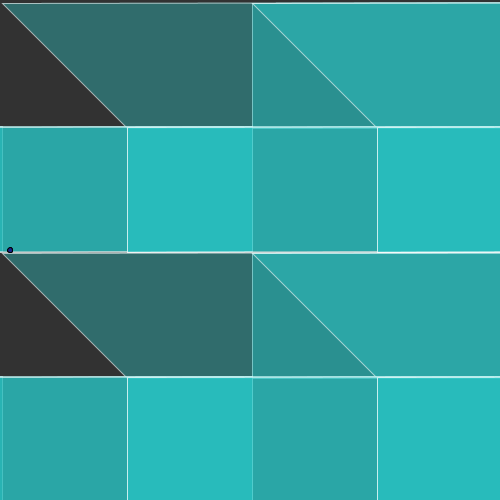
Frame 1 (no input)
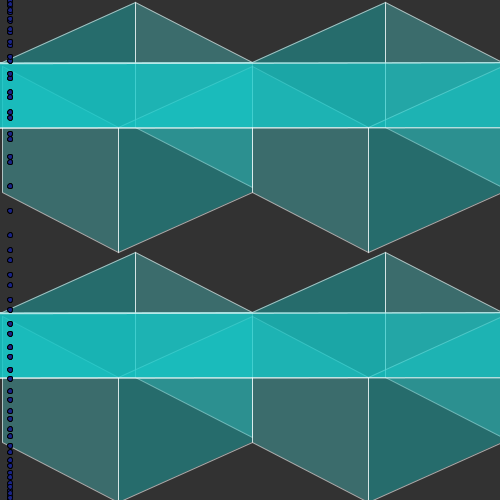
Frame 60 (the mouse pressed at the canvas centre just before this capture)
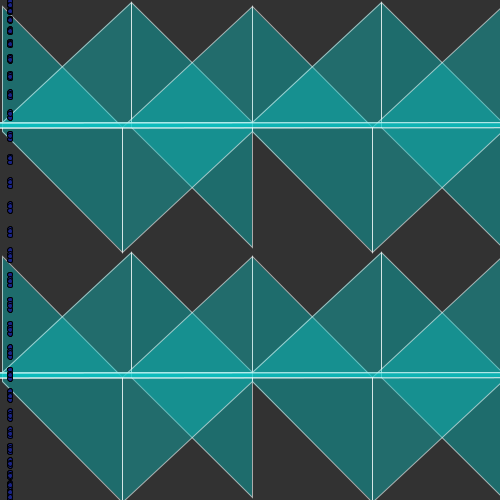
Frame 120 (the mouse held since frame 60 and released just before this capture)

The Processing sketch that drew these frames (run headless with seeded random() and noise(); from frame 60 on, the mouse is pressed at the canvas centre):

// Processing sketch: GenerativeArt_STSFinal
// ── GenerativeArt_STSFinal.pde
/*STurner-Smith Generative Art Mastery 1
 Based on work by Martin Zumaya Hernandez OpenProcessing - http://www.openprocessing.org/sketch/57188
 and M. Kontopoulos OpenProcessing - http://www.openprocessing.org/sketch/20146
 */

/*
I think this piece of generative art is beautiful as it creates a light weight scren of small and delicate pearls 
in front of very hard, industrial-like geometrical shapes that open and close. The design is based on some aspects 
of chaos theory which I've been reading about, but whilst my other versions where more chaotic still, I felt this 
one had a good balance that demonstrated some randomization yet resulted in a lovely light result that allowed the 
sharp edges and movement from the wall (background) to come through. 
*/



PGraphics buffer;

float s = 125, cx= s, cy=s, t=0, k = 1;
float r, i = 1;

//pearls part 1
    float xpearls=0.0;
    float ypearls=0.0;
    float angle = 0.0;
   float scaler;

//wall
void setup() {
  size(500, 500);
  smooth();

  buffer = createGraphics(width, height);
}

void draw() {

  r = s/k;
  background (50);
  stroke(255, 150);

  float x = 20*cos(radians(5*s));
  float y = 20*sin(radians(10*s));

  for (int i = 1; i < width; i += s) {
    for (int j = 1; j < height; j += s) {

      float ci = map(i, 1, width, 25, 25);
      float cj = map(j, 1, height, 25, 25);

      pushMatrix();
      translate(cx+2*i, cy+2*j);  

      fill(ci+50*sin(radians(t)), 200, 200, 100);

      beginShape();
      vertex(4*r, 0);
      vertex(s, s/r);
      vertex(s, -(r-1)*s/r);
      vertex(4*r, -s);
      vertex(4*r, 0);
      endShape();

      beginShape();
      vertex(-4*r, 0);
      vertex(-s, -s/r);
      vertex(-s, (r-1)*s/r);
      vertex(-4*r, s);
      vertex(-4*r, 0);
      endShape();

      fill(cj+20*cos(radians(t)), 200, 200, 100);

      beginShape();
      vertex(4*r, 0);
      vertex(-s*(xpearls*10), s/r);
      vertex(-s, -(r-1)*s/r);
      vertex(4*r, -s);
      vertex(4*r, 0);
      endShape(CLOSE);

      beginShape();
      vertex(-4*r, 0);
      vertex(s, -s/r);
      vertex(s, (r-1)*s/r);
      vertex(-4*r, s);
      vertex(-4*r, 0);
      endShape();

      popMatrix();
    }
  }

  t += 20;
  k += i*1;

  if ( k >= s || k <= -s) {
    i *= -1;
  }

//pearls part 2
    scaler = height/2;
    
     xpearls++;
    ypearls = height/2 + (sin(angle) * scaler);
    angle+=0.1;
    
    //purple
    buffer.beginDraw();
    buffer.fill (#192389);
    buffer.ellipse(xpearls*r/12, ypearls, 5, 5);
     buffer.endDraw();
    image(buffer,0,0);
        
    //blue
    buffer.fill (#209BA7);
    buffer.ellipse(xpearls*r/14, ypearls, 5, 5);
    
    
    buffer.endDraw();
    image(buffer,0,0);  
}
